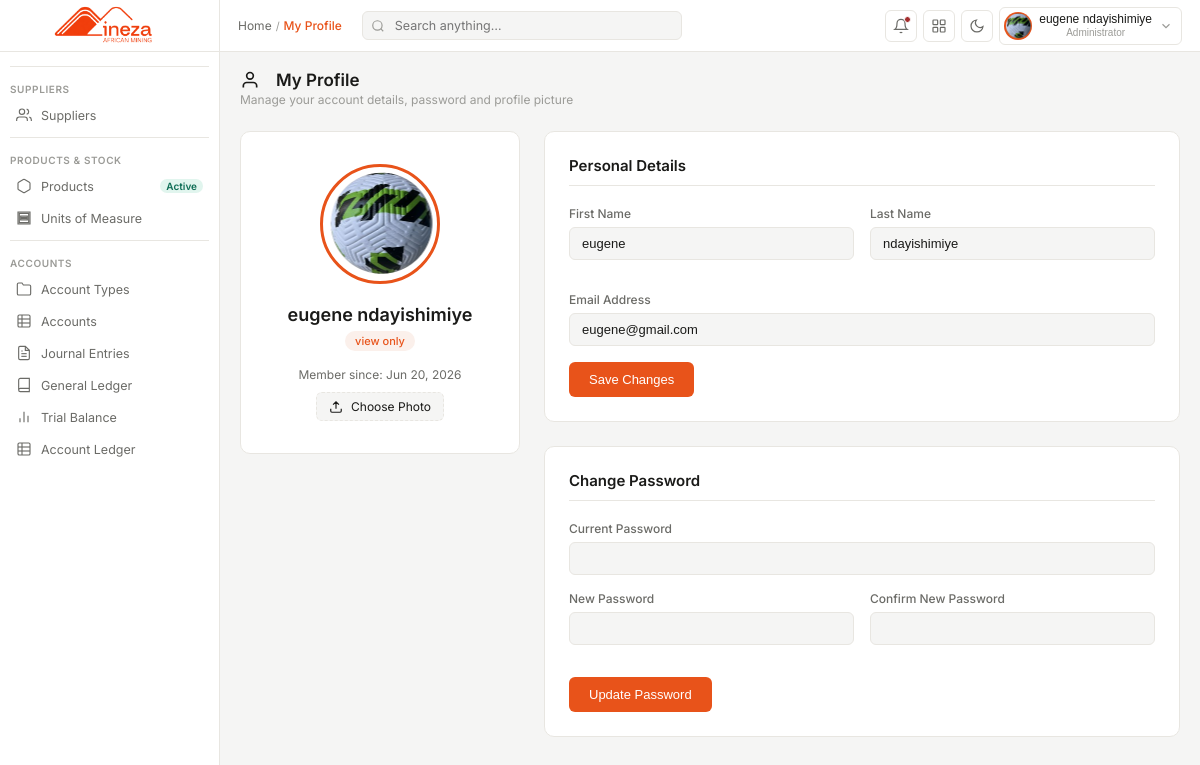
Page /pages/profile/my_profile (signed in) on the committed database.
### tables this page shows
CREATE TABLE `users` (
  `id` bigint(20) UNSIGNED NOT NULL,
  `first_name` varchar(100) NOT NULL,
  `last_name` varchar(100) NOT NULL,
  `img` text DEFAULT NULL,
  `phone_number` varchar(11) DEFAULT NULL,
  `email` varchar(255) NOT NULL,
  `password_hash` varchar(255) NOT NULL,
  `is_active` tinyint(1) DEFAULT 1,
  `created_at` timestamp NOT NULL DEFAULT current_timestamp(),
  `updated_at` timestamp NOT NULL DEFAULT current_timestamp() ON UPDATE current_timestamp()
);

CREATE TABLE `roles` (
  `id` bigint(20) UNSIGNED NOT NULL,
  `name` varchar(100) NOT NULL,
  `description` text DEFAULT NULL,
  `created_at` timestamp NOT NULL DEFAULT current_timestamp()
);

### pages/profile/my_profile.php (the view, shortened to what this page needs)
<?php
require_once '../../config/db.php';
$userId = $_SESSION['user_id'];
$query = "SELECT u.first_name, u.last_name, u.email, u.created_at, r.name as role_name FROM users u
          LEFT JOIN user_roles ur ON u.id = ur.user_id
          LEFT JOIN roles r ON ur.role_id = r.id
          WHERE u.id = $userId LIMIT 1";
$result = mysqli_query($conn, $query);
$userData = mysqli_fetch_assoc($result);
$avatarPath = "";
$existingFiles = glob("../../src/images/profile/user_" . $userId . ".*");
if (!empty($existingFiles)) {
    $avatarPath = $existingFiles[0];
}
?>
<!DOCTYPE html>
<html lang="en">
<head>
<link rel="stylesheet" href="../../src/css/dashboard.css">
<link rel="stylesheet" href="../../src/css/sidebar.css">
<link rel="stylesheet" href="../../src/css/navbar.css">
</head>
<body>
<?php include '../include/sidebar.php'; ?>
<div class="main">
  <?php include '../include/navbar.php'; ?>
  <div class="content" id="profileContent">
    <div class="page-header">
      <div>
        <h1 class="page-title">
          <svg viewBox="0 0 24 24" style="width:20px; height:20px; fill:none; stroke:currentColor; stroke-width:2; margin-right:8px; vertical-align:middle;"><path d="M20 21v-2a4 4 0 00-4-4H8a4 4 0 00-4 4v2"/><circle cx="12" cy="7" r="4"/></svg>
          My Profile
        </h1>
        <div class="page-sub">Manage your account details, password and profile picture</div>
      </div>
    </div>
    <div class="profile-grid">
      <div class="profile-card-left">
        <div class="profile-avatar-wrap">
          <?php if (!empty($avatarPath)): ?>
            <img src="<?php echo htmlspecialchars($avatarPath); ?>" class="profile-avatar-img">
          <?php endif; ?>
        </div>
        <div class="profile-name-title">
          <?php echo htmlspecialchars(($userData['first_name'] ?? '') . ' ' . ($userData['last_name'] ?? '')); ?>
        </div>
        <div class="profile-role-badge">
          <?php echo htmlspecialchars($userData['role_name'] ?? 'User'); ?>
        </div>
        <div class="profile-joined">
          Member since: <?php echo htmlspecialchars(date('M d, Y', strtotime($userData['created_at']))); ?>
        </div>
        <form action="" method="POST" enctype="multipart/form-data" id="avatarForm">
          <label for="avatar" class="file-upload-label">
            <svg viewBox="0 0 24 24" style="width:14px; height:14px; fill:none; stroke:currentColor; stroke-width:2;"><path d="M21 15v4a2 2 0 01-2 2H5a2 2 0 01-2-2v-4M17 8l-5-5-5 5M12 3v12"/></svg>
            Choose Photo
          </label>
        </form>
      </div>
      <div class="profile-forms-right">
        <div class="form-section">
          <div class="form-section-title">Personal Details</div>
          <form action="" method="POST">
            <div class="form-grid-2">
              <div class="form-field">
                <label for="first_name">First Name</label>
                <input type="text" name="first_name" id="first_name" value="<?php echo htmlspecialchars($userData['first_name'] ?? ''); ?>" required>
              </div>
              <div class="form-field">
                <label for="last_name">Last Name</label>
                <input type="text" name="last_name" id="last_name" value="<?php echo htmlspecialchars($userData['last_name'] ?? ''); ?>" required>
              </div>
            </div>
            <div class="form-field">
              <label for="email">Email Address</label>
              <input type="email" name="email" id="email" value="<?php echo htmlspecialchars($userData['email'] ?? ''); ?>" required>
            </div>
            <button type="submit" name="update_profile" class="profile-btn-primary">Save Changes</button>
          </form>
        </div>
        <div class="form-section">
          <div class="form-section-title">Change Password</div>
          <form action="" method="POST">
            <div class="form-field">
              <label for="current_password">Current Password</label>
              <input type="password" name="current_password" id="current_password" required>
            </div>
            <div class="form-grid-2">
              <div class="form-field">
                <label for="new_password">New Password</label>
                <input type="password" name="new_password" id="new_password" required>
              </div>
              <div class="form-field">
                <label for="confirm_password">Confirm New Password</label>
                <input type="password" name="confirm_password" id="confirm_password" required>
              </div>
            </div>
            <button type="submit" name="change_password" class="profile-btn-primary">Update Password</button>
          </form>
        </div>
      </div>
    </div>
    <div style="height: 50px;"></div>
  </div>
</div>
</body>
</html>

### src/css/dashboard.css (style rules this page uses)
* { margin: 0; padding: 0; box-sizing: border-box; }
:root { --orange: #E8531A; --orange-light: #FBF0EB; --orange-mid: #F26B3A; --sidebar-w: 220px; --nav-h: 52px; --bg: #F5F5F4; --card: #fff; --border: #E8E6E1; --border-hover: #ccc; --table-border: #F2F0ED; --table-hover: #FAFAF8; --text: #1A1A18; --text2: #6B6B67; --text3: #9B9B97; --green: #0F6E56; --green-bg: #E1F5EE; --amber: #BA7517; --amber-bg: #FAEEDA; --red: #A32D2D; --red-bg: #FCEBEB; --blue: #185FA5; --blue-bg: #E6F1FB; --alert-red-bg: #FFF8F8; --alert-amber-bg: #FFFBF4; --alert-green-bg: #F4FBF7; --alert-blue-bg: #F4F8FB; --radius: 6px; --radius-lg: 10px; font-family: 'Inter', sans-serif; }
body { background: var(--bg); color: var(--text); font-size: 13px; display: flex; height: 100vh; overflow: hidden; transition: background 0.2s ease, color 0.2s ease; }
.main { flex: 1; display: flex; flex-direction: column; overflow: hidden; }
.content { flex: 1; overflow-y: auto; padding: 18px 20px; }
.page-header { display: flex; align-items: center; justify-content: space-between; margin-bottom: 4px; }
.page-title { font-size: 17px; font-weight: 600; color: var(--text); display: flex; align-items: center; gap: 8px; }
.page-title svg { width: 20px; height: 20px; fill: none; stroke: var(--orange); stroke-width: 1.8; }
.page-sub { font-size: 12px; color: var(--text3); margin-top: 2px; }

### pages/profile/my_profile.php (style rules this page uses)
.profile-grid { display: grid; grid-template-columns: 280px 1fr; gap: 24px; margin-top: 24px; align-items: start; }
.profile-card-left { background: var(--card); border: 1px solid var(--border); border-radius: var(--radius-lg); padding: 32px 24px; text-align: center; }
.profile-avatar-wrap { width: 120px; height: 120px; margin: 0 auto 20px; position: relative; }
.profile-avatar-img { width: 100%; height: 100%; border-radius: 50%; object-fit: cover; border: 3px solid var(--orange); }
.profile-name-title { font-size: 18px; font-weight: 600; color: var(--text); margin-bottom: 6px; }
.profile-role-badge { display: inline-block; padding: 3px 10px; background: var(--orange-light); color: var(--orange); border-radius: 99px; font-size: 11px; font-weight: 500; margin-bottom: 16px; }
.profile-joined { font-size: 12px; color: var(--text2); }
.profile-forms-right { display: flex; flex-direction: column; gap: 24px; }
.form-section { background: var(--card); border: 1px solid var(--border); border-radius: var(--radius-lg); padding: 24px; }
.form-section-title { font-size: 15px; font-weight: 600; color: var(--text); margin-bottom: 20px; padding-bottom: 10px; border-bottom: 1px solid var(--border); }
.form-grid-2 { display: grid; grid-template-columns: 1fr 1fr; gap: 16px; margin-bottom: 16px; }
.form-field { margin-bottom: 16px; }
.form-field label { display: block; font-size: 12px; font-weight: 500; color: var(--text2); margin-bottom: 6px; }
.form-field input[type="text"], .form-field input[type="email"], .form-field input[type="password"] { width: 100%; padding: 8px 12px; background: var(--bg); border: 1px solid var(--border); border-radius: var(--radius); color: var(--text); font-size: 13px; outline: none; transition: border-color 0.2s; }
.profile-btn-primary { background: var(--orange); color: #fff; border: none; padding: 10px 20px; border-radius: var(--radius); font-size: 13px; font-weight: 500; cursor: pointer; transition: opacity 0.2s; }
.file-upload-label { display: inline-flex; align-items: center; gap: 8px; padding: 6px 12px; border: 1px dashed var(--border); border-radius: var(--radius); font-size: 12px; cursor: pointer; color: var(--text); background: var(--bg); transition: background 0.2s; margin-top: 10px; }

### rows in the picture
users: first_name+last_name "eugene ndayishimiye", roles.name "view only", created_at "Jun 20, 2026", first_name "eugene", last_name "ndayishimiye", email "eugene@gmail.com"

### other values in the picture
$page_title "My Profile"
